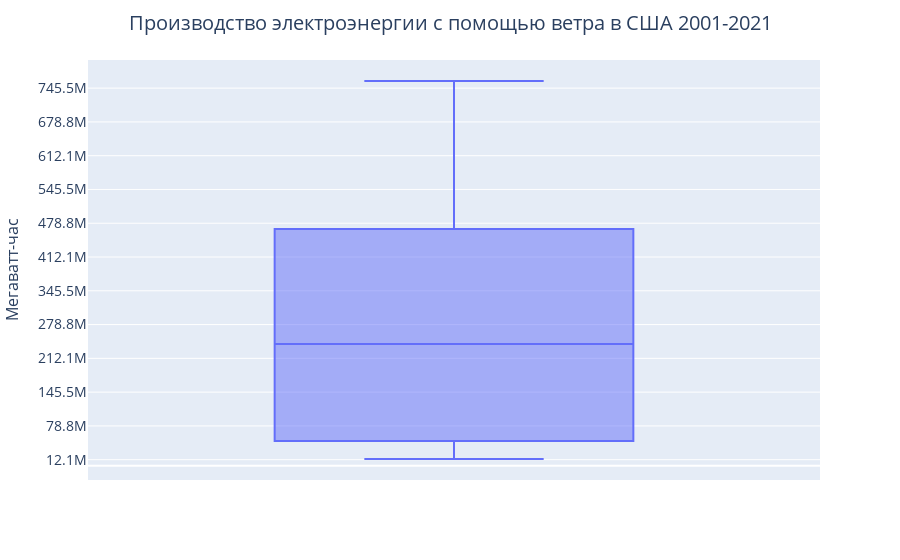

Notebook cell for this chart:
### Code cell
import plotly.express as px

data = df.loc[(df['STATE'] == 'US-TOTAL') & (df['ENERGY SOURCE'] == 'Wind')].groupby(['YEAR'], as_index=False).sum()[:-1]
fig = px.box(data, y="GENERATION (Megawatthours)")
fig.update_layout(
    title={
        "text": "Производство электроэнергии с помощью ветра в США 2001-2021",
        "x": 0.5,
        "font": {
            "size": 20,
        },
    }
)

fig.update_yaxes(
    title={
        'text': 'Мегаватт-час',
        'font': {
            "size": 16,
        },
    },
    tickfont={
        'size': 14,
    },
    dtick = 66_666_666.6, # 100M / 1.5
    tick0 = data['GENERATION (Megawatthours)'].min() * 0.9
)
fig.show()

### Figure 1 — Plotly figure (JSON) as saved in the notebook; plotly's stock layout.template omitted (floating-point values rounded to 4 significant figures)
{"data": [{"alignmentgroup": "True", "hovertemplate": "GENERATION (Megawatthours)=%{y}<extra></extra>", "legendgroup": "", "marker": {"color": "#636efa"}, "name": "", "notched": false, "offsetgroup": "", "orientation": "v", "showlegend": false, "type": "box", "x0": " ", "xaxis": "x", "y": [13474662, 20708558, 22374931, 28287484, 35621099, 53178273, 68899858, 110726200, 147772266, 189304494, 240400000.0, 281600000.0, 335700000.0, 363600000.0, 381437099, 453985124, 508605392, 545334906, 589812642, 675876098, 759534494], "y0": " ", "yaxis": "y"}], "layout": {"boxmode": "group", "legend": {"tracegroupgap": 0}, "margin": {"t": 60}, "title": {"font": {"size": 20}, "text": "Производство электроэнергии с помощью ветра в США 2001-2021", "x": 0.5}, "xaxis": {"anchor": "y", "domain": [0, 1]}, "yaxis": {"anchor": "x", "domain": [0, 1], "dtick": 66670000.0, "tick0": 12130000.0, "tickfont": {"size": 14}, "title": {"font": {"size": 16}, "text": "Мегаватт-час"}}}}
